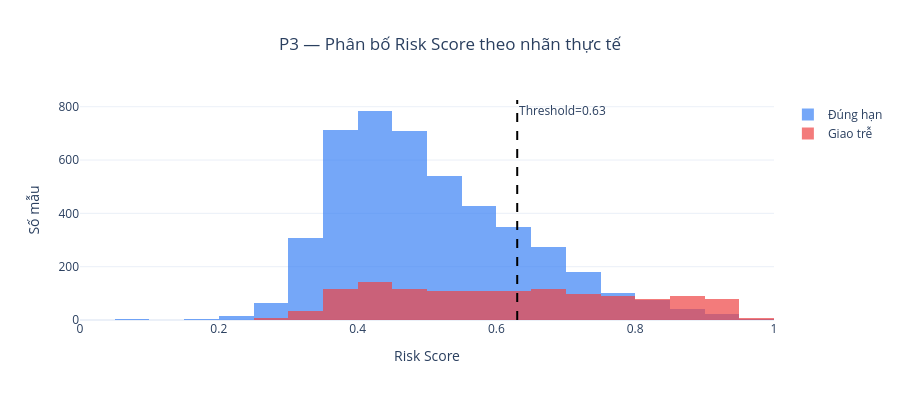

The notebook cell this image was saved under:
### Markdown cell above
## 7. Phân bố Risk Score

### Code cell
fig = go.Figure()
fig.add_trace(go.Histogram(x=probs[truth==0], name='Đúng hạn', opacity=0.7,
                           nbinsx=40, marker_color='#3B82F6'))
fig.add_trace(go.Histogram(x=probs[truth==1], name='Giao trễ', opacity=0.7,
                           nbinsx=40, marker_color='#EF4444'))
fig.add_vline(x=best_thr, line_dash='dash', line_color='black',
              annotation_text=f'Threshold={best_thr:.2f}')
fig.update_layout(
    title=dict(text='P3 — Phân bố Risk Score theo nhãn thực tế', x=0.5),
    xaxis_title='Risk Score', yaxis_title='Số mẫu',
    barmode='overlay', template='plotly_white', height=400
)
fig.show()

### Figure 1 — Plotly figure (JSON) as saved in the notebook; plotly's stock layout.template omitted (floating-point values rounded to 4 significant figures; data arrays with more than 128 entries replaced by an {"elided": "..."} marker saying what was removed)
{"data": [{"marker": {"color": "#3B82F6"}, "name": "Đúng hạn", "nbinsx": 40, "opacity": 0.7, "type": "histogram", "x": {"elided": "4611 float values"}}, {"marker": {"color": "#EF4444"}, "name": "Giao trễ", "nbinsx": 40, "opacity": 0.7, "type": "histogram", "x": {"elided": "1295 float values"}}], "layout": {"annotations": [{"showarrow": false, "text": "Threshold=0.63", "x": 0.63, "xanchor": "left", "xref": "x", "y": 1, "yanchor": "top", "yref": "y domain"}], "barmode": "overlay", "height": 400, "shapes": [{"line": {"color": "black", "dash": "dash"}, "type": "line", "x0": 0.63, "x1": 0.63, "xref": "x", "y0": 0, "y1": 1, "yref": "y domain"}], "title": {"text": "P3 — Phân bố Risk Score theo nhãn thực tế", "x": 0.5}, "xaxis": {"title": {"text": "Risk Score"}}, "yaxis": {"title": {"text": "Số mẫu"}}}}
